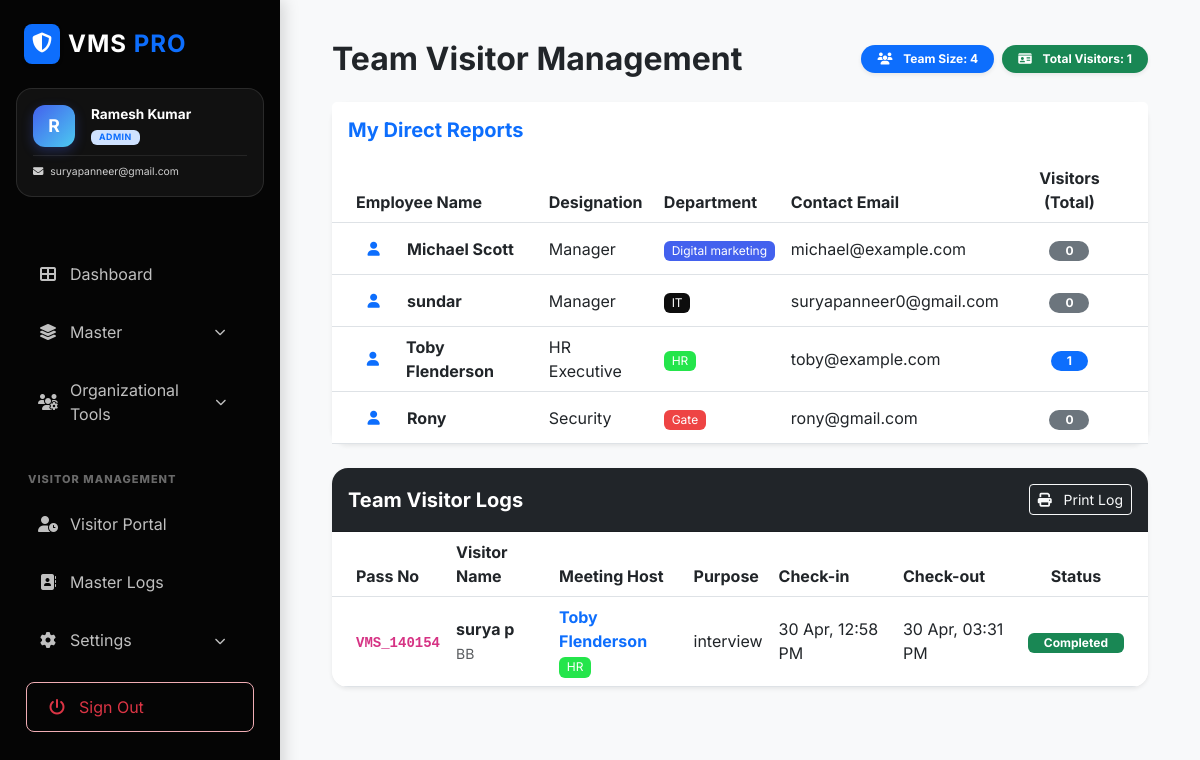
The page /team_visitors.php (signed in) on the database its author committed.
### tables this page shows
CREATE TABLE `users` (
  `id` int(11) NOT NULL,
  `full_name` varchar(100) NOT NULL,
  `email` varchar(150) NOT NULL,
  `password` varchar(255) NOT NULL,
  `contact_no` varchar(20) DEFAULT NULL,
  `designation` varchar(100) DEFAULT NULL,
  `department` varchar(100) DEFAULT NULL,
  `location` varchar(100) DEFAULT NULL,
  `role` varchar(50) DEFAULT 'employee',
  `reporting_manager` varchar(100) DEFAULT NULL,
  `status` enum('Active','Inactive') DEFAULT 'Active',
  `created_at` timestamp NULL DEFAULT current_timestamp()
);

CREATE TABLE `visitor_master` (
  `id` int(11) NOT NULL,
  `pass_no` varchar(50) DEFAULT NULL,
  `img_capture` longtext DEFAULT NULL,
  `person_to_meet` varchar(100) NOT NULL,
  `purpose` varchar(255) NOT NULL,
  `visitor_type` enum('Client','Vendor','Visitor') NOT NULL,
  `company_name` varchar(100) DEFAULT NULL,
  `location` varchar(100) DEFAULT NULL,
  `visitor_name` varchar(100) NOT NULL,
  `contact_no` varchar(15) NOT NULL,
  `email` varchar(100) DEFAULT NULL,
  `meeting_date_time` datetime DEFAULT NULL,
  `devices` text DEFAULT NULL,
  `id_type` varchar(50) DEFAULT NULL,
  `id_upload` varchar(255) DEFAULT NULL,
  `status` enum('Pending','Approved','Rejected') DEFAULT 'Pending',
  `in_time` datetime DEFAULT NULL,
  `out_time` datetime DEFAULT NULL,
  `created_at` timestamp NOT NULL DEFAULT current_timestamp(),
  `vehicle_type` varchar(50) DEFAULT NULL,
  `vehicle_number` varchar(50) DEFAULT NULL,
  `employee_id` int(11) DEFAULT NULL,
  `mobile_count` int(11) DEFAULT NULL,
  `charger_count` int(11) DEFAULT NULL,
  `disc_count` int(11) DEFAULT NULL,
  `laptop_count` int(11) DEFAULT NULL,
  `approval_status` tinyint(4) DEFAULT 0 COMMENT '0=Pending, 1=Approved, 2=Rejected,\r\n3= Schedule',
  `meeting_out_time` datetime DEFAULT NULL,
  `checkin_by` int(11) DEFAULT NULL,
  `checkout_by` int(11) DEFAULT NULL
);

### team_visitors.php (the view, shortened to what this page needs)
<?php
include("includes/config.php");
$user_id = $_SESSION['user_id'];
$stmt = $con->prepare("SELECT u.id, u.full_name, u.designation, u.department, u.email, d.dept_color
                       FROM users u
                       LEFT JOIN departments d ON u.department = d.dept_name
                       WHERE u.reporting_manager = ?");
$stmt->execute([$user_id]);
$team_members = $stmt->fetchAll();
$team_ids = array_column($team_members, 'id');
$visitors = [];
if (!empty($team_ids)) {
    $placeholders = str_repeat('?,', count($team_ids) - 1) . '?';
    $v_query = "SELECT v.*, u.full_name as host_name, u.department as host_dept, d.dept_color
                FROM visitor_master v
                JOIN users u ON v.employee_id = u.id
                LEFT JOIN departments d ON u.department = d.dept_name
                WHERE v.employee_id IN ($placeholders)
                ORDER BY v.created_at DESC";
    $v_stmt = $con->prepare($v_query);
    $v_stmt->execute($team_ids);
    $visitors = $v_stmt->fetchAll();
}
include("includes/header.php");
include("includes/sidebar.php");
?>
<div class="content">
    <div class="container-fluid content-animate">
        <div class="row mb-4">
            <div class="col-12 d-flex justify-content-between align-items-center">
                <h2 class="fw-bold text-dark mb-0">Team Visitor Management</h2>
                <div class="d-flex gap-2">
                    <span class="badge bg-primary px-3 py-2 rounded-pill shadow-sm">
                        <i class="fas fa-users me-2"></i> Team Size: <?= count($team_members) ?>
                    </span>
                    <span class="badge bg-success px-3 py-2 rounded-pill shadow-sm">
                        <i class="fas fa-id-card me-2"></i> Total Visitors: <?= count($visitors) ?>
                    </span>
                </div>
            </div>
        </div>
        <div class="card border-0 shadow-sm rounded-4 mb-4">
            <div class="card-header bg-white py-3 border-0">
                <h5 class="fw-bold mb-0 text-primary">My Direct Reports</h5>
            </div>
            <div class="card-body p-0">
                <div class="table-responsive">
                    <table class="table table-hover align-middle mb-0">
                        <thead class="bg-light">
                            <tr>
                                <th class="ps-4">Employee Name</th>
                                <th>Designation</th>
                                <th>Department</th>
                                <th>Contact Email</th>
                                <th class="text-center pe-4">Visitors (Total)</th>
                            </tr>
                        </thead>
                        <tbody>
                            <?php foreach ($team_members as $m):
                                $count = array_reduce($visitors, function($carry, $v) use ($m) {
                                    return $carry + ($v['employee_id'] == $m['id'] ? 1 : 0);
                                }, 0);
                            ?>
                            <tr>
                                <td class="ps-4">
                                    <div class="d-flex align-items-center">
                                        <div class="bg-soft-primary text-primary rounded-circle d-flex align-items-center justify-content-center me-3" style="width: 35px; height: 35px;">
                                            <i class="fas fa-user small"></i>
                                        </div>
                                        <span class="fw-bold"><?= htmlspecialchars($m['full_name']) ?></span>
                                    </div>
                                </td>
                                <td><?= htmlspecialchars($m['designation']) ?></td>
                                <td><span class="badge fw-normal" style="background: <?= !empty($m['dept_color']) ? $m['dept_color'] : '#f8f9fa' ?>; color: <?= !empty($m['dept_color']) ? '#fff' : '#212529' ?>;"><?= htmlspecialchars($m['department']) ?></span></td>
                                <td><?= htmlspecialchars($m['email']) ?></td>
                                <td class="text-center pe-4">
                                    <span class="badge <?= $count > 0 ? 'bg-primary' : 'bg-secondary' ?> rounded-pill px-3"><?= $count ?></span>
                                </td>
                            </tr>
                            <?php endforeach; ?>
                        </tbody>
                    </table>
                </div>
            </div>
        </div>
        <div class="card border-0 shadow-sm rounded-4 overflow-hidden">
            <div class="card-header bg-dark py-3 d-flex justify-content-between align-items-center">
                <h5 class="fw-bold mb-0 text-white">Team Visitor Logs</h5>
                <button class="btn btn-sm btn-outline-light" onclick="window.print()"><i class="fas fa-print me-2"></i> Print Log</button>
            </div>
            <div class="card-body p-0">
                <div class="table-responsive">
                    <table class="table table-hover align-middle mb-0">
                        <thead class="bg-light">
                            <tr>
                                <th class="ps-4">Pass No</th>
                                <th>Visitor Name</th>
                                <th>Meeting Host</th>
                                <th>Purpose</th>
                                <th>Check-in</th>
                                <th>Check-out</th>
                                <th class="text-center pe-4">Status</th>
                            </tr>
                        </thead>
                        <tbody>
                            <?php foreach ($visitors as $v): ?>
                            <tr>
                                <td class="ps-4"><code class="fw-bold"><?= htmlspecialchars($v['pass_no']) ?></code></td>
                                <td>
                                    <div class="fw-bold"><?= htmlspecialchars($v['visitor_name']) ?></div>
                                    <small class="text-muted"><?= htmlspecialchars($v['company_name']) ?></small>
                                </td>
                                <td>
                                    <div class="fw-bold text-primary"><?= htmlspecialchars($v['host_name']) ?></div>
                                    <span class="badge fw-normal small" style="background: <?= !empty($v['dept_color']) ? $v['dept_color'] : '#f8f9fa' ?>; color: <?= !empty($v['dept_color']) ? '#fff' : '#212529' ?>;"><?= htmlspecialchars($v['host_dept']) ?></span>
                                </td>
                                <td><?= htmlspecialchars($v['purpose']) ?></td>
                                <td>
                                    <?php if(!empty($v['in_time'])): ?>
                                        <?= date("d M, h:i A", strtotime($v['in_time'])) ?>
                                    <?php elseif(!empty($v['meeting_date_time'])): ?>
                                        <div class="text-info small fw-bold">Scheduled:</div>
                                        <?= date("d M, h:i A", strtotime($v['meeting_date_time'])) ?>
                                    <?php else: ?>
                                        —
                                    <?php endif; ?>
                                </td>
                                <td><?= $v['out_time'] ? date("d M, h:i A", strtotime($v['out_time'])) : '<span class="text-danger small">In-Premise</span>' ?></td>
                                <td class="text-center pe-4">
                                    <?php
                                        $s = $v['approval_status'];
                                        $badge = 'bg-secondary';
                                        $text = 'Pending';
                                        if($s == 1) { $badge = 'bg-success'; $text = 'Completed'; }
                                        elseif($s == 2) { $badge = 'bg-danger'; $text = 'Rejected'; }
                                        elseif($s == 3) { $badge = 'bg-info text-white'; $text = 'Scheduled'; }
                                    ?>
                                    <span class="badge <?= $badge ?> px-3 py-1"><?= $text ?></span>
                                </td>
                            </tr>
                            <?php endforeach; ?>
                        </tbody>
                    </table>
                </div>
            </div>
        </div>
    </div>
</div>
<?php include("includes/footer.php"); ?>

### assets/css/style.css (style rules this page uses)
:root { --primary-color: #4361ee; --secondary-color: #3f37c9; --bg-color: #f8f9fa; --sidebar-bg: #000000; --card-shadow: 0 10px 30px rgba(0, 0, 0, 0.08); }
body { margin: 0; font-family: 'Inter', system-ui, -apple-system, sans-serif; background-color: var(--bg-color); color: #2d3436; }
.content { margin-left: 280px; padding: 40px; min-height: 100vh; transition: margin-left 0.3s ease; }
.overflow-hidden { overflow: hidden; }

### rows shown on the page
users: full_name "Michael Scott", designation "Manager", department "Digital marketing", email "michael@example.com"
visitor_master: employee "0", employee "1", pass_no "VMS_140154", visitor_name "surya p", company_name "BB", users.full_name "Toby Flenderson", users.department "HR", purpose "interview", in_time "30 Apr, 12:58 PM", out_time "30 Apr, 03:31 PM", approval_status "Completed"
users: full_name "sundar", designation "Manager", department "IT", email "suryapanneer0@gmail.com"
users: full_name "Toby Flenderson", designation "HR Executive", department "HR", email "toby@example.com"
users: full_name "Rony", designation "Security", department "Gate", email "rony@gmail.com"

### other values the page prints
substr($user_name, 0, 1) "R"
$user_name "Ramesh Kumar"
$user_role "ADMIN"
$user_email "suryapanneer@gmail.com"
count($team_members) "4"
count($visitors) "1"
